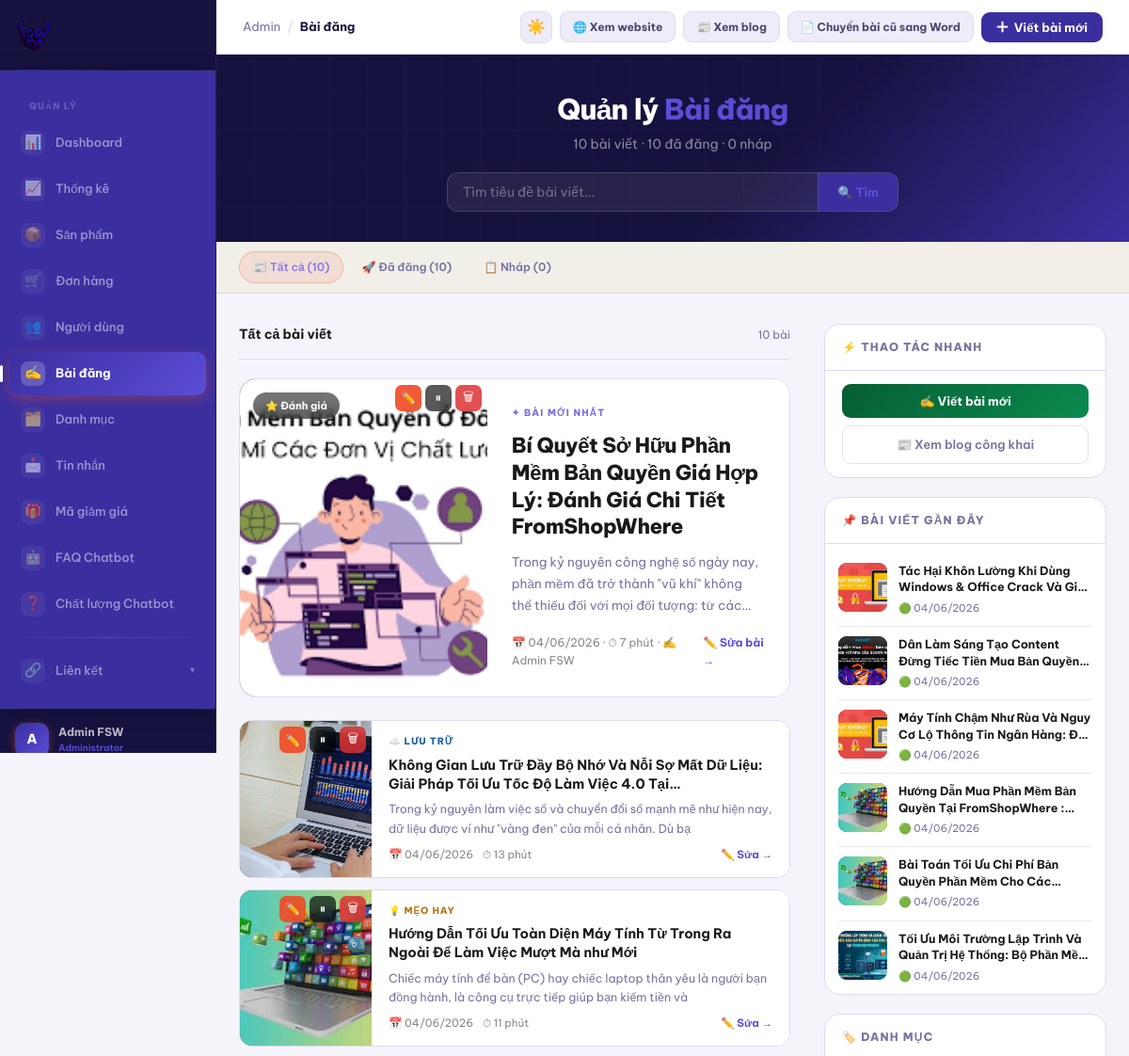
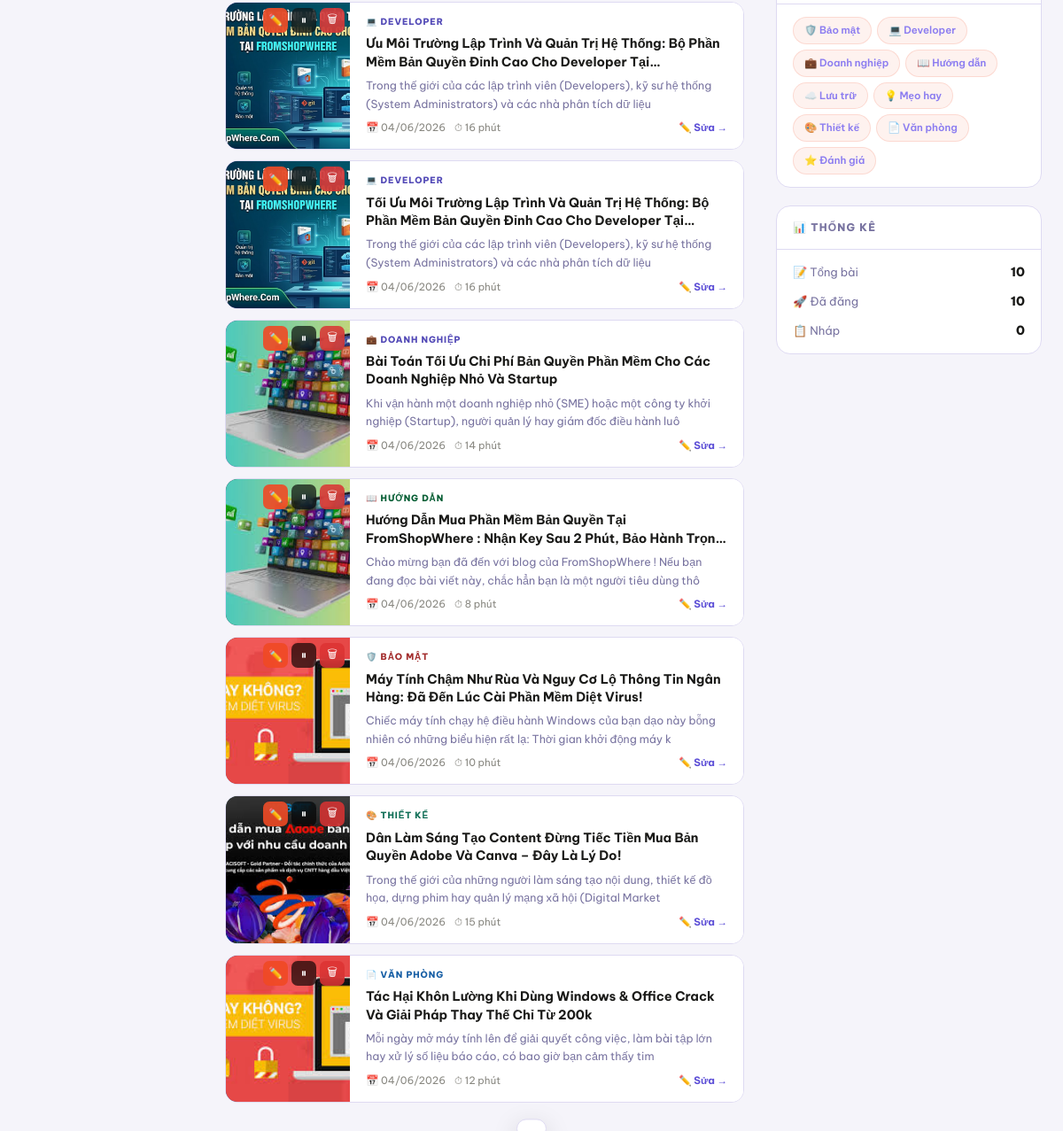
Screenshot of /admin/posts.php (signed in) with the database file from the repository (2 pictures, top to bottom).
### tables this page shows
CREATE TABLE `posts` (
  `id` int(11) NOT NULL,
  `tac_gia_id` int(11) NOT NULL,
  `tieu_de` varchar(255) NOT NULL,
  `slug` varchar(270) NOT NULL,
  `noi_dung` longtext NOT NULL,
  `excerpt` text DEFAULT NULL,
  `hinh_anh` varchar(255) DEFAULT NULL,
  `tag` varchar(50) DEFAULT NULL,
  `icon` varchar(10) DEFAULT NULL,
  `tag_color` varchar(20) DEFAULT '#065E34',
  `read_time` int(11) DEFAULT 5,
  `trang_thai` enum('nhap','da_dang','an') NOT NULL DEFAULT 'nhap',
  `ngay_dang` timestamp NOT NULL DEFAULT current_timestamp()
);

CREATE TABLE `users` (
  `id` int(11) NOT NULL,
  `ho_ten` varchar(100) NOT NULL,
  `email` varchar(150) NOT NULL,
  `mat_khau` varchar(255) NOT NULL,
  `so_dien_thoai` varchar(15) DEFAULT NULL,
  `dia_chi` text DEFAULT NULL,
  `vai_tro` enum('khach_hang','admin') NOT NULL DEFAULT 'khach_hang',
  `ngay_tao` timestamp NOT NULL DEFAULT current_timestamp(),
  `email_verified` tinyint(1) NOT NULL DEFAULT 0,
  `verification_token` varchar(255) DEFAULT NULL
);

### config.php (called while the page is built, shortened)
<?php
function db(): PDO {
    static $pdo = null;
    if ($pdo) return $pdo;
    $dsn = sprintf('mysql:host=%s;dbname=%s;charset=%s', DB_HOST, DB_NAME, DB_CHARSET);
    $pdo = new PDO($dsn, DB_USER, DB_PASS, [
        PDO::ATTR_ERRMODE            => PDO::ERRMODE_EXCEPTION,
        PDO::ATTR_DEFAULT_FETCH_MODE => PDO::FETCH_ASSOC,
        PDO::ATTR_EMULATE_PREPARES   => false,
    ]);
    return $pdo;
}
function e(string $s): string {
    return htmlspecialchars($s, ENT_QUOTES, 'UTF-8');
}

### admin/posts.php (the view, shortened to what this page needs)
<?php
require_once __DIR__ . '/../config.php';
$s      = trim($_GET['s'] ?? '');
$filter = $_GET['filter'] ?? 'all';
$wp=[]; $pp=[];
$where = $wp ? "WHERE ".implode(" AND ",$wp) : "";
$stmt  = db()->prepare("SELECT p.*,u.ho_ten tac_gia FROM posts p JOIN users u ON u.id=p.tac_gia_id $where ORDER BY p.id DESC");
$stmt->execute($pp);
$posts = $stmt->fetchAll();
$counts    = db()->query("SELECT trang_thai,COUNT(*) c FROM posts GROUP BY trang_thai")->fetchAll(PDO::FETCH_KEY_PAIR);
$total     = array_sum($counts);
$published = $counts['da_dang'] ?? 0;
$drafts    = $counts['nhap']    ?? 0;
$tags = db()->query("SELECT DISTINCT tag,icon,tag_color FROM posts WHERE trang_thai='da_dang' AND tag IS NOT NULL AND tag!='' ORDER BY tag")->fetchAll();
$postsView = $posts;
function bgByColor($c) {
    $m = [
        '#185FA5'=>'linear-gradient(135deg,#1a3a6b,#2563a8)',
        '#f04923'=>'linear-gradient(135deg,#1a0800,#f04923)',
        '#A32D2D'=>'linear-gradient(135deg,#5a1a1a,#a32d2d)',
        '#065E34'=>'linear-gradient(135deg,#022b18,#065e34)',
        '#534AB7'=>'linear-gradient(135deg,#2d2a6e,#534ab7)',
        '#BA7517'=>'linear-gradient(135deg,#5a3700,#ba7517)',
        '#1554B2'=>'linear-gradient(135deg,#0e1a4a,#1554b2)',
    ];
    return $m[$c] ?? 'linear-gradient(135deg,#022b18,#065e34)';
}
?>
<link rel="stylesheet" href="<?= SITE_URL ?>/assets/css/admin-posts.css?v=<?= CSS_VER ?>">
<?php
include __DIR__ . '/../includes/admin-head.php';
?>
<div class="adm">
  <?php include __DIR__ . '/sidebar.php'; ?>
  <main class="adm-main">
    <div class="adm-topbar">
      <div class="adm-breadcrumb">Admin <span class="sep">/</span> <strong>Bài đăng</strong></div>
      <div class="adm-topbar-right">
        <button onclick="toggleTheme()" class="adm-theme-btn" title="Đổi giao diện sáng/tối" id="admThemeBtn">☀️</button>
        <a href="<?= SITE_URL ?>/index.php" class="btn btn-secondary" style="padding:6px 13px;font-size:12px">🌐 Xem website</a>
        <a href="<?= SITE_URL ?>/blog.php" class="btn btn-secondary" style="padding:6px 13px;font-size:12px">📰 Xem blog</a>
        <a href="<?= SITE_URL ?>/admin/migrate-word-blog.php" class="btn btn-secondary" style="padding:6px 13px;font-size:12px">📄 Chuyển bài cũ sang Word</a>
        <button class="btn btn-primary" onclick="openEditor()">
          <svg width="13" height="13" viewBox="0 0 16 16" fill="none" stroke="currentColor" stroke-width="2.5"><line x1="8" y1="1" x2="8" y2="15"/><line x1="1" y1="8" x2="15" y2="8"/></svg>
          Viết bài mới
        </button>
      </div>
    </div>
    <div class="blog-hero">
      <div class="blog-hero-inner">
        <h1>Quản lý <span>Bài đăng</span></h1>
        <p><?= $total ?> bài viết · <?= $published ?> đã đăng · <?= $drafts ?> nháp</p>
        <form method="GET" style="display:contents">
          <div class="hero-search">
            <input type="text" name="s" value="<?= htmlspecialchars($s) ?>" placeholder="Tìm tiêu đề bài viết...">
            <button type="submit">🔍 Tìm</button>
          </div>
        </form>
      </div>
    </div>
    <div class="blog-filters">
      <div class="blog-filters-inner">
        <a href="?s=<?= urlencode($s) ?>&filter=all" class="ftag ftag-all <?= $filter==='all'?'active':'' ?>">📰 Tất cả (<?= $total ?>)</a>
        <a href="?s=<?= urlencode($s) ?>&filter=da_dang" class="ftag <?= $filter==='da_dang'?'active':'' ?>">🚀 Đã đăng (<?= $published ?>)</a>
        <a href="?s=<?= urlencode($s) ?>&filter=nhap" class="ftag <?= $filter==='nhap'?'active':'' ?>">📋 Nháp (<?= $drafts ?>)</a>
      </div>
    </div>
    <div class="blog-layout">
      <div>
        <?php if(empty($postsView)): ?>
        <div class="blog-empty">
          <div class="ei">✍️</div>
          <p>Chưa có bài viết nào<?= $s ? " khớp với \"$s\"" : '' ?>.</p>
          <button onclick="openEditor()" style="background:var(--b-lime);color:#000;border:none;padding:10px 20px;border-radius:9px;font-size:13px;font-weight:700;cursor:pointer">+ Viết bài đầu tiên</button>
        </div>
        <?php else:
          $featured = array_shift($postsView);
          $bg_f     = bgByColor($featured['tag_color'] ?? '#065E34');
          $hasImg_f = !empty($featured['hinh_anh']);
          $isDraft_f = $featured['trang_thai'] !== 'da_dang';
        ?>
        <div class="result-header">
          <span class="result-title"><?= $s ? "Kết quả: \"".htmlspecialchars($s)."\"" : ($filter==='da_dang'?'Đã xuất bản':($filter==='nhap'?'Bản nháp':'Tất cả bài viết')) ?></span>
          <span class="result-count"><?= count($postsView)+1 ?> bài</span>
        </div>
        <div class="post-featured <?= $isDraft_f?'post-draft':'' ?>" style="position:relative">
          <div class="pf-thumb" style="background:<?= $bg_f ?>">
            <?php if($hasImg_f): ?>
              <img src="<?= SITE_URL ?>/images/<?= htmlspecialchars($featured['hinh_anh']) ?>"
                   alt="" onerror="this.style.display='none'">
            <?php endif; ?>
            <div class="pf-icon-wrap"><?= htmlspecialchars($featured['icon']??'📝') ?></div>
            <span style="position:absolute;top:14px;left:14px;padding:5px 13px;border-radius:20px;font-size:11px;font-weight:700;background:rgba(0,0,0,.55);color:#fff;backdrop-filter:blur(6px);z-index:5">
              <?= htmlspecialchars($featured['icon']??'') ?> <?= htmlspecialchars($featured['tag']??'') ?>
            </span>
            <div class="adm-overlay">
              <button class="adm-mini adm-mini-e" title="Sửa"
                onclick='openEditor(<?= e(json_encode($featured,JSON_UNESCAPED_UNICODE)) ?>)'>✏️</button>
              <form method="POST" style="display:contents">
                <button class="adm-mini adm-mini-t" title="<?= $isDraft_f?'Đăng':'Ẩn' ?>"><?= $isDraft_f?'🚀':'⏸' ?></button>
              </form>
              <form method="POST" style="display:contents" onsubmit="return confirm('Xoá bài này?')">
                <button class="adm-mini adm-mini-d" title="Xoá">🗑</button>
              </form>
            </div>
          </div>
          <div class="pf-body">
            <div class="pf-label">✦ Bài mới nhất</div>
            <div class="pf-title"><?= htmlspecialchars($featured['tieu_de']) ?></div>
            <p class="pf-excerpt"><?= htmlspecialchars(mb_substr($featured['excerpt']??'',0,200)) ?></p>
            <div class="pf-meta">
              <span class="pf-date">📅 <?= date('d/m/Y',strtotime($featured['ngay_dang'])) ?> · ⏱ <?= $featured['read_time']??5 ?> phút · ✍️ <?= htmlspecialchars($featured['tac_gia']) ?></span>
              <span class="pf-read" style="cursor:pointer" onclick='openEditor(<?= e(json_encode($featured,JSON_UNESCAPED_UNICODE)) ?>)'>✏️ Sửa bài →</span>
            </div>
          </div>
        </div>
        <?php if(!empty($postsView)): ?>
        <div class="post-list">
          <?php foreach($postsView as $p):
            $bg_p    = bgByColor($p['tag_color'] ?? '#065E34');
            $hasImg_p = !empty($p['hinh_anh']);
            $isDraft_p = $p['trang_thai'] !== 'da_dang';
            $tc = htmlspecialchars($p['tag_color'] ?? '#C8FF00');
          ?>
          <div class="post-item <?= $isDraft_p?'post-draft':'' ?>" style="position:relative">
            <div class="pi-thumb" style="background:<?= $bg_p ?>">
              <?php if($hasImg_p): ?>
                <img src="<?= SITE_URL ?>/images/<?= htmlspecialchars($p['hinh_anh']) ?>"
                     alt="" onerror="this.style.display='none'">
              <?php endif; ?>
              <div class="pi-thumb-icon"><?= htmlspecialchars($p['icon']??'📝') ?></div>
              <div class="adm-overlay">
                <button class="adm-mini adm-mini-e" title="Sửa"
                  onclick='openEditor(<?= e(json_encode($p,JSON_UNESCAPED_UNICODE)) ?>)'>✏️</button>
                <form method="POST" style="display:contents">
                  <button class="adm-mini adm-mini-t"><?= $isDraft_p?'🚀':'⏸' ?></button>
                </form>
                <form method="POST" style="display:contents" onsubmit="return confirm('Xoá bài «<?= htmlspecialchars($p['tieu_de'],ENT_QUOTES) ?>»?')">
                  <button class="adm-mini adm-mini-d">🗑</button>
                </form>
              </div>
            </div>
            <div class="pi-body">
              <div class="pi-tag" style="color:<?= $tc ?>"><?= htmlspecialchars($p['icon']??'') ?> <?= htmlspecialchars($p['tag']??'') ?></div>
              <div class="pi-title"><?= htmlspecialchars($p['tieu_de']) ?></div>
              <div class="pi-excerpt"><?= htmlspecialchars(mb_substr($p['excerpt']??'',0,120)) ?></div>
              <div class="pi-meta">
                <span>📅 <?= date('d/m/Y',strtotime($p['ngay_dang'])) ?></span>
                <span>⏱ <?= $p['read_time']??5 ?> phút</span>
                <span class="read-link" style="cursor:pointer" onclick='openEditor(<?= e(json_encode($p,JSON_UNESCAPED_UNICODE)) ?>)'>✏️ Sửa →</span>
              </div>
            </div>
          </div>
          <?php endforeach; ?>
        </div>
        <?php endif; ?>
        <?php endif; ?>
      </div>
      <aside class="blog-sidebar">
        <div class="sidebar-widget">
          <div class="sw-header">⚡ Thao tác nhanh</div>
          <div class="sw-body" style="display:flex;flex-direction:column;gap:8px">
            <button onclick="openEditor()" style="width:100%;padding:10px;background:linear-gradient(135deg,#065E34,#0A8A4E);color:#fff;border:none;border-radius:9px;font-size:13px;font-weight:700;cursor:pointer;font-family:'Be Vietnam Pro',sans-serif">✍️ Viết bài mới</button>
            <a href="<?= SITE_URL ?>/blog.php" style="display:block;text-align:center;padding:9px;background:rgba(255,255,255,.06);border:1px solid var(--b-border);border-radius:9px;font-size:13px;font-weight:600;color:var(--b-muted);text-decoration:none">📰 Xem blog công khai</a>
          </div>
        </div>
        <div class="sidebar-widget">
          <div class="sw-header">📌 Bài viết gần đây</div>
          <div class="sw-body" style="padding:10px 14px">
            <?php
            $recent = db()->query("SELECT id,tieu_de,slug,icon,tag_color,hinh_anh,ngay_dang,trang_thai,noi_dung,tag,read_time FROM posts ORDER BY ngay_dang DESC LIMIT 6")->fetchAll();
            foreach($recent as $r):
              $rb = bgByColor($r['tag_color']??'#065E34');
            ?>
            <a class="recent-item" href="?edit=<?= $r['id'] ?>" onclick="event.preventDefault();openEditor(<?= e(json_encode($r,JSON_UNESCAPED_UNICODE)) ?>)">
              <div class="recent-thumb" style="background:<?= $rb ?>">
                <?php if(!empty($r['hinh_anh'])): ?>
                  <img src="<?= SITE_URL ?>/images/<?= htmlspecialchars($r['hinh_anh']) ?>" alt="" style="width:100%;height:100%;object-fit:cover" onerror="this.style.display='none'">
                <?php else: ?>
                  <?= htmlspecialchars($r['icon']??'📝') ?>
                <?php endif; ?>
              </div>
              <?php
                $rTitle = str_replace(['\\n', '\\r', "\n", "\r", "\t"], ' ', (string)($r['tieu_de'] ?? ''));
                $rTitle = trim(preg_replace('/\s+/u', ' ', $rTitle));
                if (mb_strlen($rTitle) > 70) $rTitle = mb_substr($rTitle, 0, 70) . '…';
              ?>
              <div class="recent-info">
                <div class="recent-title"><?= htmlspecialchars($rTitle) ?></div>
                <div class="recent-date"><?= $r['trang_thai']==='da_dang'?'🟢':'📋' ?> <?= date('d/m/Y',strtotime($r['ngay_dang'])) ?></div>
              </div>
            </a>
            <?php endforeach; ?>
          </div>
        </div>
        <?php if(!empty($tags)): ?>
        <div class="sidebar-widget">
          <div class="sw-header">🏷️ Danh mục</div>
          <div class="sw-body">
            <div class="tag-cloud">
              <?php foreach($tags as $t): ?>
              <a href="?filter=all&s=<?= urlencode($t['tag']) ?>" class="tc-item">
                <?= htmlspecialchars($t['icon']) ?> <?= htmlspecialchars($t['tag']) ?>
              </a>
              <?php endforeach; ?>
            </div>
          </div>
        </div>
        <?php endif; ?>
        <div class="sidebar-widget">
          <div class="sw-header">📊 Thống kê</div>
          <div class="sw-body">
            <ul class="stat-list">
              <li class="stat-row"><span class="sl">📝 Tổng bài</span><span class="sv"><?= $total ?></span></li>
              <li class="stat-row"><span class="sl">🚀 Đã đăng</span><span class="sv"><?= $published ?></span></li>
              <li class="stat-row"><span class="sl">📋 Nháp</span><span class="sv"><?= $drafts ?></span></li>
            </ul>
          </div>
        </div>
      </aside>
    </div>
  </main>
</div>
</body>
</html>

### rows the page displays
posts: hinh_anh (picture), icon "⭐", tag "Đánh giá", tieu_de "Bí Quyết Sở Hữu Phần Mềm Bản Quyền Giá Hợp Lý: Đánh Giá Chi Tiết FromShopWhere", excerpt "Trong kỷ nguyên công nghệ số ngày nay, phần mềm đã trở thành \"vũ khí\" không thể thiếu đối với mọi đối tượng: từ…", ngay_dang "04/06/2026", read_time "7"
users: ho_ten "Admin FSW"
posts: hinh_anh (picture), icon "☁️", tag "LƯU TRỮ", tieu_de "Không Gian Lưu Trữ Đầy Bộ Nhớ Và Nỗi Sợ Mất Dữ Liệu: Giải Pháp Tối Ưu Tốc Độ Làm Việc 4.0…", excerpt "Trong kỷ nguyên làm việc số và chuyển đổi số mạnh mẽ như hiện nay, dữ liệu được ví như \"vàng đen\" của mỗi cá nhân. Dù bạ", ngay_dang "04/06/2026", read_time "13"
posts: hinh_anh (picture), icon "💡", tag "MẸO HAY", tieu_de "Hướng Dẫn Tối Ưu Toàn Diện Máy Tính Từ Trong Ra Ngoài Để Làm Việc Mượt Mà như Mới", excerpt "Chiếc máy tính để bàn (PC) hay chiếc laptop thân yêu là người bạn đồng hành, là công cụ trực tiếp giúp bạn kiếm tiền và", ngay_dang "04/06/2026", read_time "11"
posts: hinh_anh (picture), icon "💻", tag "DEVELOPER", tieu_de "Ưu Môi Trường Lập Trình Và Quản Trị Hệ Thống: Bộ Phần Mềm Bản Quyền Đỉnh Cao Cho Developer…", excerpt "Trong thế giới của các lập trình viên (Developers), kỹ sư hệ thống (System Administrators) và các nhà phân tích dữ liệu", ngay_dang "04/06/2026", read_time "16"
posts: hinh_anh (picture), icon "💻", tag "DEVELOPER", tieu_de "Tối Ưu Môi Trường Lập Trình Và Quản Trị Hệ Thống: Bộ Phần Mềm Bản Quyền Đỉnh Cao Cho Developer…", excerpt "Trong thế giới của các lập trình viên (Developers), kỹ sư hệ thống (System Administrators) và các nhà phân tích dữ liệu", ngay_dang "04/06/2026", read_time "16", tieu_de "Tối Ưu Môi Trường Lập Trình Và Quản Trị Hệ Thống: Bộ Phần…"
posts: hinh_anh (picture), icon "💼", tag "DOANH NGHIỆP", tieu_de "Bài Toán Tối Ưu Chi Phí Bản Quyền Phần Mềm Cho Các Doanh Nghiệp Nhỏ Và Startup", excerpt "Khi vận hành một doanh nghiệp nhỏ (SME) hoặc một công ty khởi nghiệp (Startup), người quản lý hay giám đốc điều hành luô", ngay_dang "04/06/2026", read_time "14", tieu_de "Bài Toán Tối Ưu Chi Phí Bản Quyền Phần Mềm Cho…"
posts: hinh_anh (picture), icon "📖", tag "HƯỚNG DẪN", tieu_de "Hướng Dẫn Mua Phần Mềm Bản Quyền Tại FromShopWhere : Nhận Key Sau 2 Phút, Bảo Hành…", excerpt "Chào mừng bạn đã đến với blog của FromShopWhere ! Nếu bạn đang đọc bài viết này, chắc hẳn bạn là một người tiêu dùng thô", ngay_dang "04/06/2026", read_time "8", tieu_de "Hướng Dẫn Mua Phần Mềm Bản Quyền Tại FromShopWhere…"
posts: hinh_anh (picture), icon "🛡️", tag "BẢO MẬT", tieu_de "Máy Tính Chậm Như Rùa Và Nguy Cơ Lộ Thông Tin Ngân Hàng: Đã Đến Lúc Cài Phần Mềm Diệt Virus!", excerpt "Chiếc máy tính chạy hệ điều hành Windows của bạn dạo này bỗng nhiên có những biểu hiện rất lạ: Thời gian khởi động máy k", ngay_dang "04/06/2026", read_time "10", tieu_de "Máy Tính Chậm Như Rùa Và Nguy Cơ Lộ Thông Tin Ngân Hàng:…"
posts: hinh_anh (picture), icon "🎨", tag "THIẾT KẾ", tieu_de "Dân Làm Sáng Tạo Content Đừng Tiếc Tiền Mua Bản Quyền Adobe Và Canva – Đây Là Lý Do!", excerpt "Trong thế giới của những người làm sáng tạo nội dung, thiết kế đồ họa, dựng phim hay quản lý mạng xã hội (Digital Market", ngay_dang "04/06/2026", read_time "15", tieu_de "Dân Làm Sáng Tạo Content Đừng Tiếc Tiền Mua Bản…"
posts: hinh_anh (picture), icon "📄", tag "VĂN PHÒNG", tieu_de "Tác Hại Khôn Lường Khi Dùng Windows & Office Crack Và Giải Pháp Thay Thế Chỉ Từ 200k", excerpt "Mỗi ngày mở máy tính lên để giải quyết công việc, làm bài tập lớn hay xử lý số liệu báo cáo, có bao giờ bạn cảm thấy tim", ngay_dang "04/06/2026", read_time "12", tieu_de "Tác Hại Khôn Lường Khi Dùng Windows & Office Crack Và…"

### other values shown
mb_substr($_SESSION['user_name'] ?? 'A', 0, 1) "A"
$_SESSION['user_name'] "Admin FSW"
$total "10"
$published "10"
$drafts "0"
count($postsView)+1 "10"
$t['icon'] "🛡️"
$t['tag'] "Bảo mật"
$t['icon'] "💻"
$t['tag'] "Developer"
$t['icon'] "💼"
$t['tag'] "Doanh nghiệp"
$t['icon'] "📖"
$t['tag'] "Hướng dẫn"
$t['icon'] "☁️"
